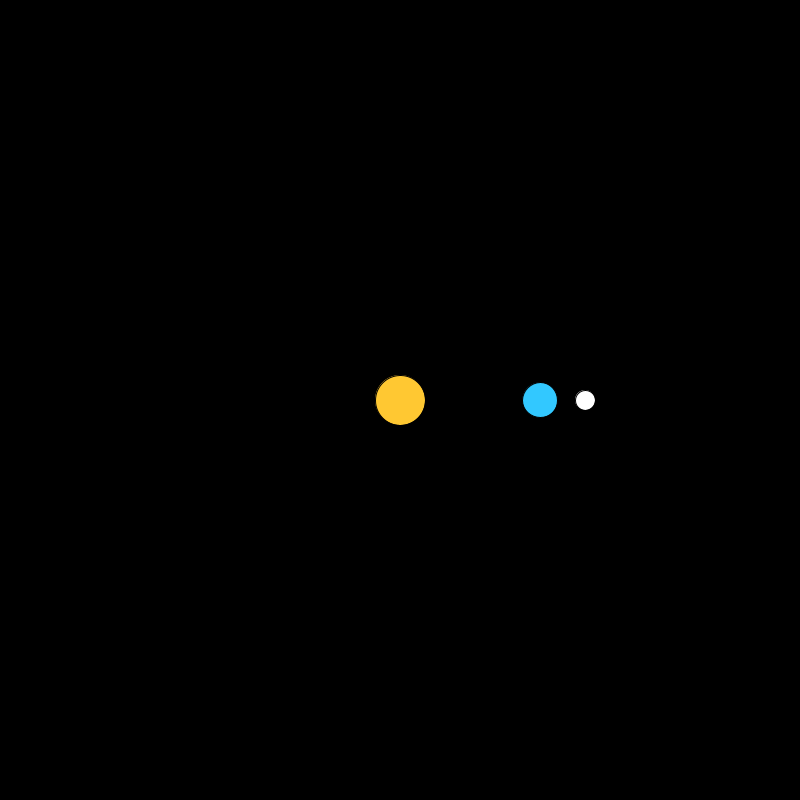
Frame 1 (no input)
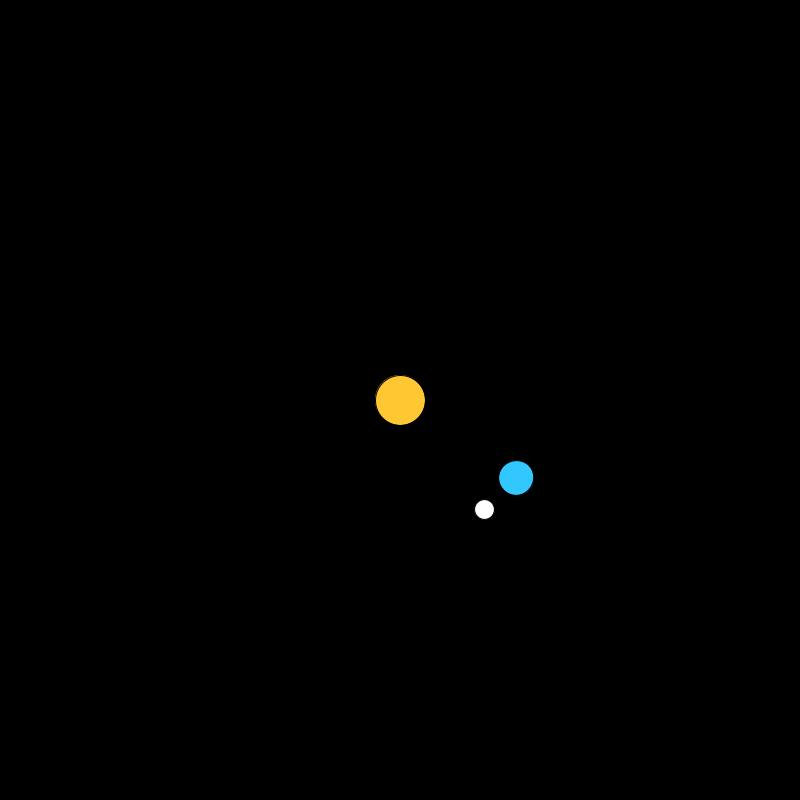
Frame 60 (the mouse pressed at the canvas centre just before this capture)
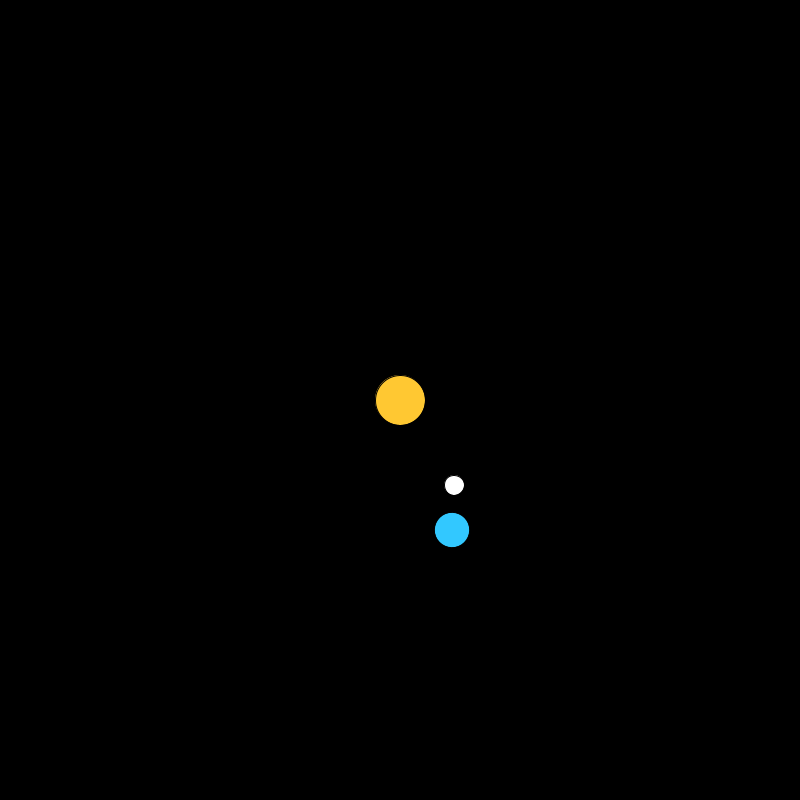
Frame 120 (the mouse held since frame 60 and released just before this capture)

The Processing sketch that drew these frames (run headless with seeded random() and noise(); from frame 60 on, the mouse is pressed at the canvas centre):

// Processing sketch: SolTerraLua
// ── SolTerraLua.pde
void setup(){
size(800,800);
}
float velocidade=0;

void draw(){
 
  background(0);
  
  translate(width/2,height/2);
  fill(255, 200, 50);
  circle(0,0,50);
  
  rotate(velocidade);
  translate(140,0);
  fill(50, 200, 255);
  circle(0,0,35);
 
  rotate(velocidade*3);
  translate(45,0);
  fill(255, 255, 255);
  circle(0,0,20);

 velocidade+=0.01;
}
